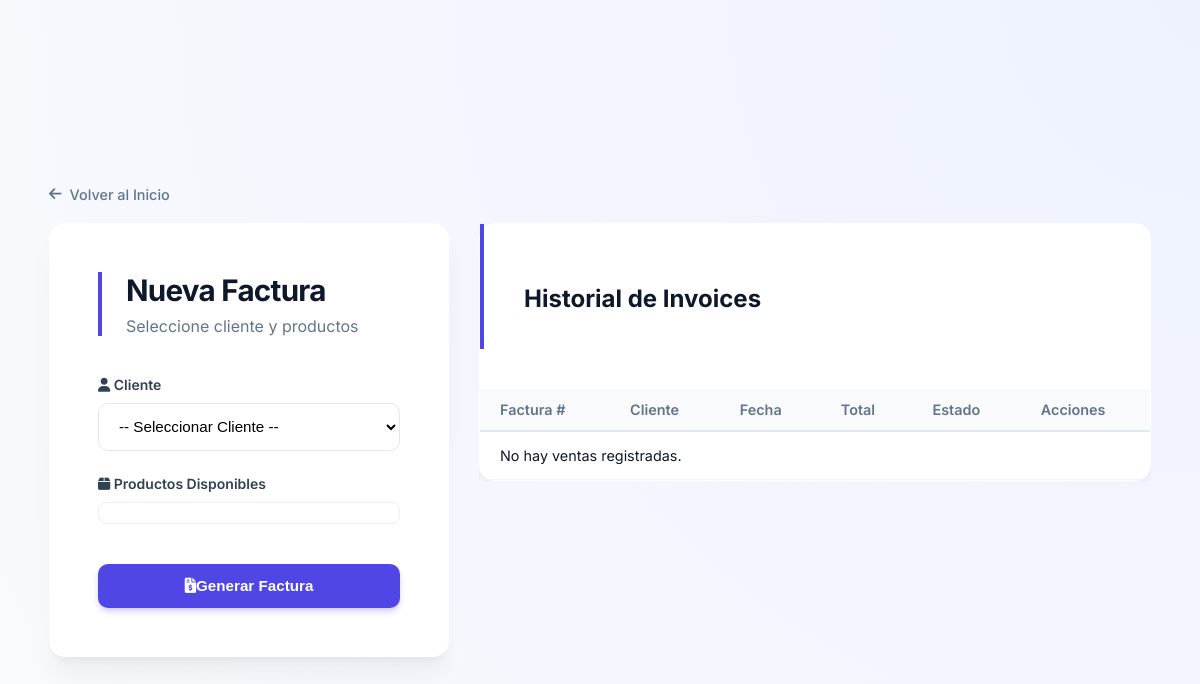
The app's page /index.php?c=Invoice&a=index (signed in), older data.
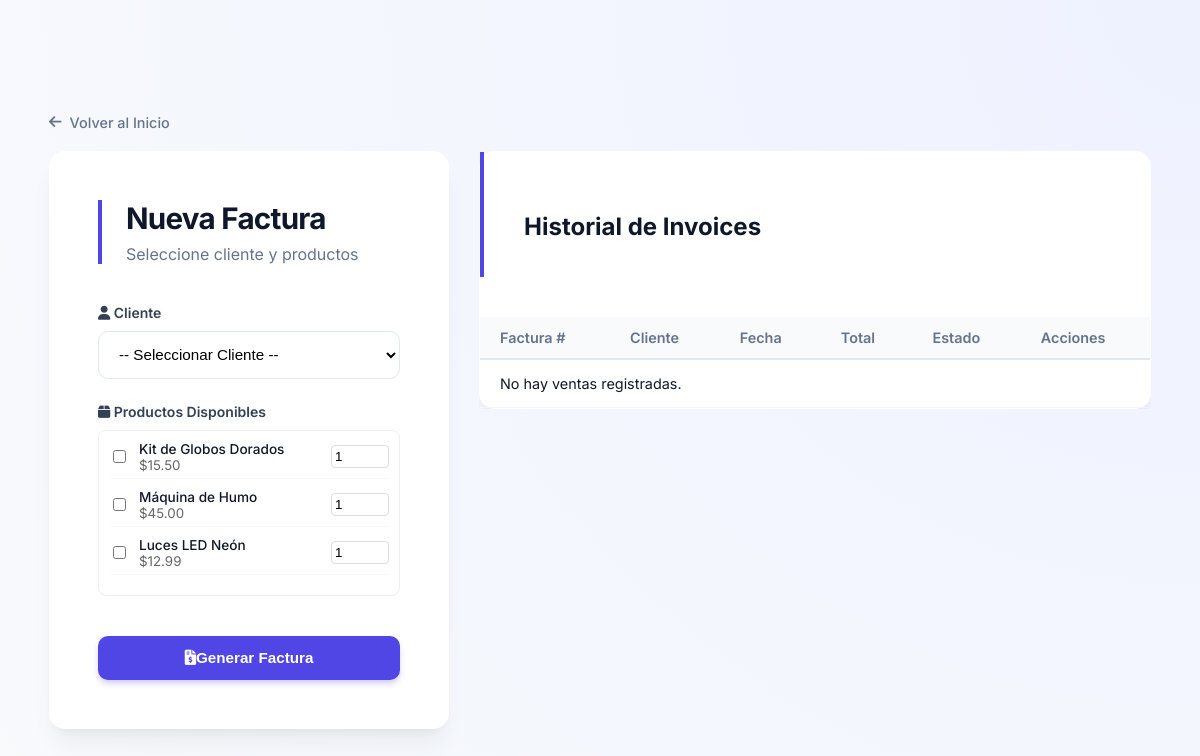
The same page, newer data.
### tables this page shows
CREATE TABLE products (
    id INT AUTO_INCREMENT PRIMARY KEY,
    name VARCHAR(100) NOT NULL,
    description TEXT,
    price DECIMAL(10, 2) NOT NULL, 
    stock INT NOT NULL DEFAULT 0,
    image VARCHAR(255) NULL,       
    created_at TIMESTAMP DEFAULT CURRENT_TIMESTAMP
);

### controller/InvoiceController.php (called while the page is built, shortened)
<?php
class InvoiceController {
public function index() {
        $invoiceDao = new InvoiceDAO();
        $productDao = new ProductDAO();
        $invoices = $invoiceDao->getAll();
        $products = $productDao->getAll();
        require_once 'views/invoice/index.php';
    }
}
?>

### config/db.php (called while the page is built, shortened)
<?php
class Database {
    public static function connect() {
        $dsn = "mysql:host=" . DB_HOST . ";dbname=" . DB_NAME . ";charset=" . DB_CHARSET . ";port=" . DB_PORT;
        $options = [
            PDO::ATTR_ERRMODE=> PDO::ERRMODE_EXCEPTION,
            PDO::ATTR_EMULATE_PREPARES   => false,
        ];
        try {
            $conexion = new PDO($dsn, DB_USER, DB_PASS, $options);
            return $conexion;
        } catch (PDOException $e) {
            die("Error de conexión: " . $e->getMessage());
        }
    }
}
?>

### model/DAO/ProductDao.php (called while the page is built, shortened)
<?php
require_once 'config/db.php';
require_once 'model/DTO/ProductDTO.php';
class ProductDAO {
    private $db;
    public function __construct() {
        $this->db = Database::connect();
    }
    public function getAll() {
        $sql = "SELECT * FROM products ORDER BY created_at DESC";
        $stmt = $this->db->prepare($sql);
        $stmt->execute();
        $products = [];
        while ($row = $stmt->fetch(PDO::FETCH_OBJ)) {
            $products[] = new ProductDTO(
                $row->id,
                $row->name,
                $row->description,
                $row->price,
                $row->stock,
                $row->image
            );
        }
        return $products;
    }
}
?>

### model/DTO/ProductDTO.php (called while the page is built, shortened)
<?php
class ProductDTO {
    public function __construct($id, $name, $description, $price, $stock, $image) {
        $this->id = $id;
        $this->name = $name;
        $this->price = $price;
        $this->stock = $stock;
    }
}
?>

### views/invoice/index.php (the view, shortened to what the changed rows need)
<!DOCTYPE html>
<html lang="es">
<head>
    <link rel="stylesheet" href="assets/styles/product.css">
    <link rel="stylesheet" href="https://cdnjs.cloudflare.com/ajax/libs/font-awesome/6.0.0/css/all.min.css">
</head>
<body>
    <div class="container-main">
        <div class="top-nav">
            <a href="index.php?c=Home&a=index" class="btn-back">
                <i class="fas fa-arrow-left"></i> Volver al Inicio
            </a>
        </div>
        <div class="dashboard-layout">
            <aside class="sidebar-form" style="flex: 0 0 400px;">
                <div class="product-card">
                    <header class="card-header">
                        <h1>Nueva Factura</h1>
                        <p>Seleccione cliente y productos</p>
                    </header>
                    <form action="index.php?c=Invoice&a=save" method="POST">
                        <div class="form-section">
                            <label><i class="fas fa-user"></i> Cliente</label>
                            <select name="user_id" class="input-control" required>
                                <option value="">-- Seleccionar Cliente --</option>
                            </select>
                        </div>
                        <div class="form-section">
                            <label><i class="fas fa-box"></i> Productos Disponibles</label>
                            <div style="max-height: 300px; overflow-y: auto; border: 1px solid #eee; padding: 10px; border-radius: 8px;">
                                <?php foreach($products as $p): ?>
                                    <div style="display: flex; align-items: center; justify-content: space-between; margin-bottom: 10px; padding-bottom: 5px; border-bottom: 1px solid #f9f9f9;">
                                        <div style="display: flex; align-items: center; gap: 10px;">
                                            <input type="checkbox" name="products_selected[]" value="<?= $p->id ?>">
                                            <div style="display: flex; flex-direction: column;">
                                                <span style="font-size: 0.85rem; font-weight: 500;"><?= $p->name ?></span>
                                                <small style="color: #666;">$<?= number_format($p->price, 2) ?></small>
                                            </div>
                                        </div>
                                        <input type="number" name="qty[<?= $p->id ?>]" value="1" min="1" max="<?= $p->stock ?>"
                                               style="width: 50px; padding: 3px; border-radius: 4px; border: 1px solid #ddd;">
                                    </div>
                                <?php endforeach; ?>
                            </div>
                        </div>
                        <div class="btn-container">
                            <button type="submit" class="btn btn-primary" style="width: 100%;">
                                <i class="fas fa-file-invoice-dollar"></i> Generar Factura
                            </button>
                        </div>
                    </form>
                </div>
            </aside>
            <main class="main-table">
                <div class="product-card no-padding">
                    <header class="card-header padding-top">
                        <h2>Historial de Invoices</h2>
                    </header>
                    <div class="table-responsive">
                        <table class="styled-table">
                            <thead>
                                <tr>
                                    <th>Factura #</th>
                                    <th>Cliente</th>
                                    <th>Fecha</th>
                                    <th>Total</th>
                                    <th>Estado</th>
                                    <th>Acciones</th>
                                </tr>
                            </thead>
                            <tbody>
                                <?php if(!empty($invoices)): ?>
                                    <?php foreach($invoices as $inv): ?>
                                    <tr>
                                        <td><strong>INV-00<?= $inv->id ?></strong></td>
                                        <td><?= $inv->user_name ?></td>
                                        <td><small><?= date("d/m/Y H:i", strtotime($inv->created_at)) ?></small></td>
                                        <td class="text-price">$<?= number_format($inv->total_amount, 2) ?></td>
                                        <td>
                                            <span class="badge bg-success">
                                                <?= ucfirst($inv->status) ?>
                                            </span>
                                        </td>
                                        <td class="actions-td">
                                            <a href="#" class="action-btn btn-edit" title="Ver Detalle">
                                                <i class="fas fa-eye"></i>
                                            </a>
                                            <a href="index.php?c=Invoice&a=delete&id=<?= $inv->id ?>"
                                               class="action-btn btn-delete"
                                               onclick="return confirm('¿Borrar registro de factura?')">
                                                <i class="fas fa-trash"></i>
                                            </a>
                                        </td>
                                    </tr>
                                    <?php endforeach; ?>
                                <?php else: ?>
                                    <tr><td colspan="6" class="text-center">No hay ventas registradas.</td></tr>
                                <?php endif; ?>
                            </tbody>
                        </table>
                    </div>
                </div>
            </main>
        </div> </div>
</body>
</html>

Row changes from the older to the newer data that the page shows:
added products: name "Kit de Globos Dorados", price "15.50", id "1"
added products: name "Máquina de Humo", price "45.00"
added products: name "Luces LED Neón", price "12.99"
